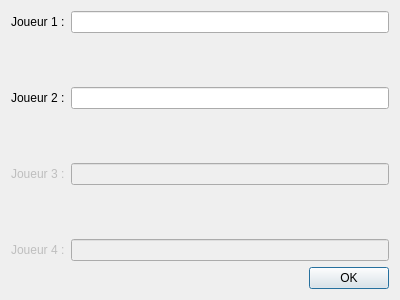
<?xml version="1.0" encoding="UTF-8"?>
<ui version="4.0">
 <class>windowplayer</class>
 <widget class="QDialog" name="windowplayer">
  <property name="geometry">
   <rect>
    <x>0</x>
    <y>0</y>
    <width>400</width>
    <height>300</height>
   </rect>
  </property>
  <property name="windowTitle">
   <string>Nom des Joueurs</string>
  </property>
  <layout class="QGridLayout" name="gridLayout">
   <item row="2" column="0">
    <widget class="QDialogButtonBox" name="buttonBox">
     <property name="orientation">
      <enum>Qt::Horizontal</enum>
     </property>
     <property name="standardButtons">
      <set>QDialogButtonBox::Ok</set>
     </property>
    </widget>
   </item>
   <item row="1" column="0">
    <layout class="QFormLayout" name="formLayout">
     <item row="0" column="0">
      <widget class="QLabel" name="QLabel_joueur1">
       <property name="text">
        <string>Joueur 1 :</string>
       </property>
      </widget>
     </item>
     <item row="0" column="1">
      <widget class="QLineEdit" name="QLineEdit_joueur1"/>
     </item>
     <item row="2" column="0">
      <widget class="QLabel" name="QLabel_joueur2">
       <property name="text">
        <string>Joueur 2 :</string>
       </property>
      </widget>
     </item>
     <item row="2" column="1">
      <widget class="QLineEdit" name="QLineEdit_joueur2"/>
     </item>
     <item row="4" column="0">
      <widget class="QLabel" name="QLabel_joueur3">
       <property name="enabled">
        <bool>false</bool>
       </property>
       <property name="text">
        <string>Joueur 3 :</string>
       </property>
      </widget>
     </item>
     <item row="6" column="0">
      <widget class="QLabel" name="QLabel_joueur4">
       <property name="enabled">
        <bool>false</bool>
       </property>
       <property name="text">
        <string>Joueur 4 :</string>
       </property>
      </widget>
     </item>
     <item row="6" column="1">
      <widget class="QLineEdit" name="QLineEdit_joueur4">
       <property name="enabled">
        <bool>false</bool>
       </property>
      </widget>
     </item>
     <item row="1" column="1">
      <spacer name="verticalSpacer">
       <property name="orientation">
        <enum>Qt::Vertical</enum>
       </property>
       <property name="sizeHint" stdset="0">
        <size>
         <width>20</width>
         <height>40</height>
        </size>
       </property>
      </spacer>
     </item>
     <item row="3" column="1">
      <spacer name="verticalSpacer_2">
       <property name="orientation">
        <enum>Qt::Vertical</enum>
       </property>
       <property name="sizeHint" stdset="0">
        <size>
         <width>20</width>
         <height>40</height>
        </size>
       </property>
      </spacer>
     </item>
     <item row="5" column="1">
      <spacer name="verticalSpacer_3">
       <property name="orientation">
        <enum>Qt::Vertical</enum>
       </property>
       <property name="sizeHint" stdset="0">
        <size>
         <width>20</width>
         <height>40</height>
        </size>
       </property>
      </spacer>
     </item>
     <item row="4" column="1">
      <widget class="QLineEdit" name="QLineEdit_joueur3">
       <property name="enabled">
        <bool>false</bool>
       </property>
      </widget>
     </item>
    </layout>
   </item>
  </layout>
 </widget>
 <resources/>
 <connections>
  <connection>
   <sender>buttonBox</sender>
   <signal>accepted()</signal>
   <receiver>windowplayer</receiver>
   <slot>accept()</slot>
   <hints>
    <hint type="sourcelabel">
     <x>248</x>
     <y>254</y>
    </hint>
    <hint type="destinationlabel">
     <x>157</x>
     <y>274</y>
    </hint>
   </hints>
  </connection>
  <connection>
   <sender>buttonBox</sender>
   <signal>rejected()</signal>
   <receiver>windowplayer</receiver>
   <slot>reject()</slot>
   <hints>
    <hint type="sourcelabel">
     <x>316</x>
     <y>260</y>
    </hint>
    <hint type="destinationlabel">
     <x>286</x>
     <y>274</y>
    </hint>
   </hints>
  </connection>
 </connections>
</ui>
